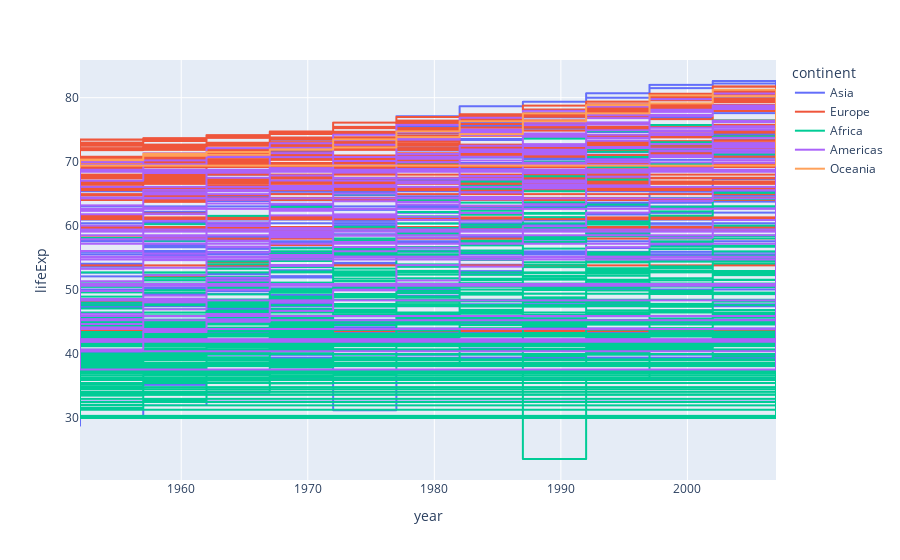

Notebook source saved alongside this figure:
### Code cell
px.line(data, x = 'year', y = 'lifeExp', color = 'continent', line_shape = 'vh', hover_name = 'country')

### Figure 1 — Plotly figure (JSON) as saved in the notebook; plotly's stock layout.template omitted (floating-point values rounded to 4 significant figures; data arrays with more than 128 entries replaced by an {"elided": "..."} marker saying what was removed)
{"data": [{"hovertemplate": "<b>%{hovertext}</b><br><br>continent=Asia<br>year=%{x}<br>lifeExp=%{y}<extra></extra>", "hovertext": {"elided": "396 str values"}, "legendgroup": "Asia", "line": {"color": "#636efa", "dash": "solid", "shape": "vh"}, "mode": "lines", "name": "Asia", "showlegend": true, "type": "scattergl", "x": {"elided": "396 int values"}, "xaxis": "x", "y": {"elided": "396 float values"}, "yaxis": "y"}, {"hovertemplate": "<b>%{hovertext}</b><br><br>continent=Europe<br>year=%{x}<br>lifeExp=%{y}<extra></extra>", "hovertext": {"elided": "360 str values"}, "legendgroup": "Europe", "line": {"color": "#EF553B", "dash": "solid", "shape": "vh"}, "mode": "lines", "name": "Europe", "showlegend": true, "type": "scattergl", "x": {"elided": "360 int values"}, "xaxis": "x", "y": {"elided": "360 float values"}, "yaxis": "y"}, {"hovertemplate": "<b>%{hovertext}</b><br><br>continent=Africa<br>year=%{x}<br>lifeExp=%{y}<extra></extra>", "hovertext": {"elided": "624 str values"}, "legendgroup": "Africa", "line": {"color": "#00cc96", "dash": "solid", "shape": "vh"}, "mode": "lines", "name": "Africa", "showlegend": true, "type": "scattergl", "x": {"elided": "624 int values"}, "xaxis": "x", "y": {"elided": "624 float values"}, "yaxis": "y"}, {"hovertemplate": "<b>%{hovertext}</b><br><br>continent=Americas<br>year=%{x}<br>lifeExp=%{y}<extra></extra>", "hovertext": {"elided": "300 str values"}, "legendgroup": "Americas", "line": {"color": "#ab63fa", "dash": "solid", "shape": "vh"}, "mode": "lines", "name": "Americas", "showlegend": true, "type": "scattergl", "x": {"elided": "300 int values"}, "xaxis": "x", "y": {"elided": "300 float values"}, "yaxis": "y"}, {"hovertemplate": "<b>%{hovertext}</b><br><br>continent=Oceania<br>year=%{x}<br>lifeExp=%{y}<extra></extra>", "hovertext": ["Australia", "Australia", "Australia", "Australia", "Australia", "Australia", "Australia", "Australia", "Australia", "Australia", "Australia", "Australia", "New Zealand", "New Zealand", "New Zealand", "New Zealand", "New Zealand", "New Zealand", "New Zealand", "New Zealand", "New Zealand", "New Zealand", "New Zealand", "New Zealand"], "legendgroup": "Oceania", "line": {"color": "#FFA15A", "dash": "solid", "shape": "vh"}, "mode": "lines", "name": "Oceania", "showlegend": true, "type": "scattergl", "x": [1952, 1957, 1962, 1967, 1972, 1977, 1982, 1987, 1992, 1997, 2002, 2007, 1952, 1957, 1962, 1967, 1972, 1977, 1982, 1987, 1992, 1997, 2002, 2007], "xaxis": "x", "y": [69.12, 70.33, 70.93, 71.1, 71.93, 73.49, 74.74, 76.32, 77.56, 78.83, 80.37, 81.23, 69.39, 70.26, 71.24, 71.52, 71.89, 72.22, 73.84, 74.32, 76.33, 77.55, 79.11, 80.2], "yaxis": "y"}], "layout": {"legend": {"title": {"text": "continent"}, "tracegroupgap": 0}, "margin": {"t": 60}, "xaxis": {"anchor": "y", "domain": [0, 1], "title": {"text": "year"}}, "yaxis": {"anchor": "x", "domain": [0, 1], "title": {"text": "lifeExp"}}}}
